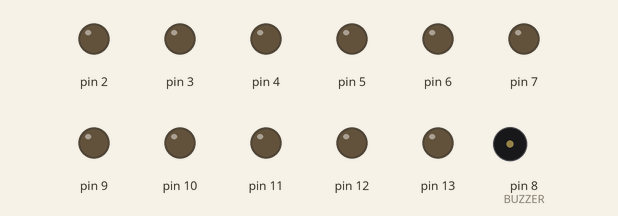
Recording of a sketch running on a simulated Arduino Uno, built with avr-gcc and run on an emulated ATmega328P. On the bench: output pins drawn as LEDs (lit = HIGH), buzzer (waves = sounding).

Above: at 0.1 s.
At 0.6 s:
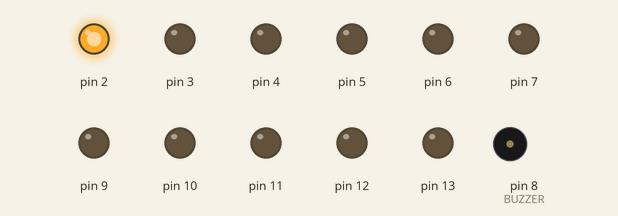
At 1.2 s:
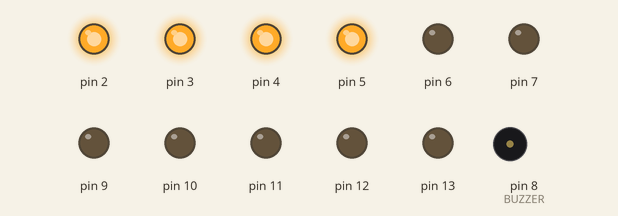
At 2.3 s:
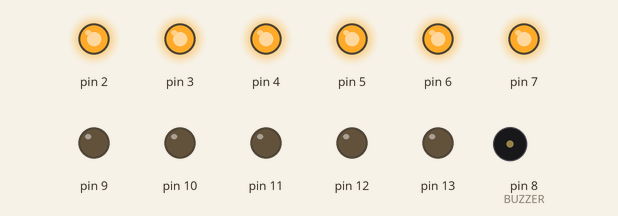
At 28.0 s:
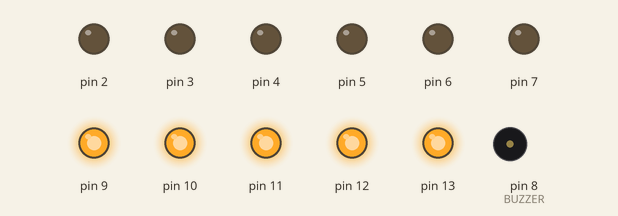
At 36.4 s:
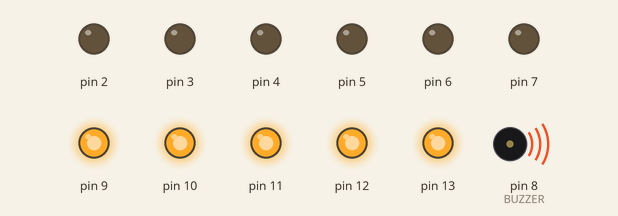
Timing chart, 0 to 40.0 s (numbered marks = the images above):
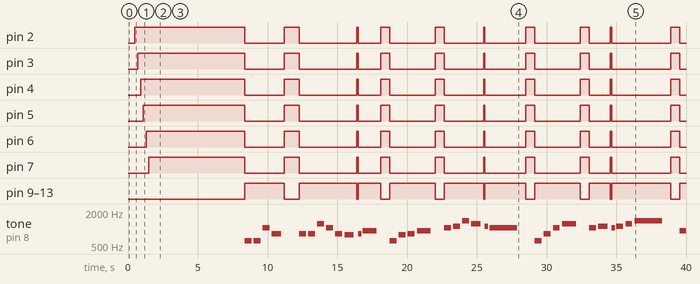

Measured:
- by itself, pin 2: LOW → HIGH at 0.50 s, → LOW 7.9 s later, → HIGH 2.8 s later, → LOW 1.1 s later, … (20 changes in this stretch)
- by itself, pin 3: LOW → HIGH at 0.70 s, → LOW 7.7 s later, → HIGH 2.8 s later, → LOW 1.1 s later, … (20 changes in this stretch)
- by itself, pin 4: LOW → HIGH at 0.90 s, → LOW 7.5 s later, → HIGH 2.8 s later, → LOW 1.1 s later, … (20 changes in this stretch)
- by itself, pin 5: LOW → HIGH at 1.1 s, → LOW 7.3 s later, → HIGH 2.8 s later, → LOW 1.1 s later, … (20 changes in this stretch)
- by itself, pin 6: LOW → HIGH at 1.3 s, → LOW 7.1 s later, → HIGH 2.8 s later, → LOW 1.1 s later, … (20 changes in this stretch)
- by itself, pin 7: LOW → HIGH at 1.5 s, → LOW 6.9 s later, → HIGH 2.8 s later, → LOW 1.1 s later, … (20 changes in this stretch)
- by itself, pin 9–13: LOW → HIGH at 8.4 s, → LOW 2.8 s later, → HIGH 1.1 s later, → LOW 4.1 s later, … (19 changes in this stretch)
- by itself, tone on pin 8 (BUZZER): plays 622 Hz for 0.50 s, 622 Hz for 0.50 s, 1047 Hz for 0.50 s, 831 Hz for 0.67 s, 831 Hz for 0.50 s, 831 Hz for 0.50 s … (33 notes in this stretch)

The sketch:

NegarakuVocalHigh.ino
```cpp
/*
 * This code will play a melody - Negaraku https://www.youtube.com/watch?v=AMDlAXdyKZM
 * using Maker Uno.
 *
 * Maker Uno: https://www.cytron.io/p-maker-uno
 *
 * Created by:
 * 19 Mar 2018   Idris   Cytron Technologies
 */

#include "pitches.h"

#define BUZZER  8

#define TEMPO 2000

int pin = 0;

// notes in the melody:
int melody[] = {
  0, 0, 0, 0, 0, 0, 0,
  0, 0, 0, 0, 0, 0, 0, 0, 0,

  NOTE_DS5, NOTE_DS5, NOTE_C6, NOTE_GS5, 0, 0, 0, NOTE_GS5, NOTE_GS5, NOTE_DS6, NOTE_C6, NOTE_GS5,
  NOTE_G5, 0, NOTE_GS5, NOTE_AS5, 0,

  NOTE_DS5, NOTE_G5, NOTE_GS5, NOTE_AS5, 0, NOTE_C6, NOTE_CS6, NOTE_F6, NOTE_DS6, 0, NOTE_CS6, NOTE_C6,
  0,

  NOTE_DS5, NOTE_GS5, NOTE_C6, NOTE_DS6, 0, NOTE_C6, NOTE_CS6, 0, NOTE_C6, NOTE_CS6, NOTE_DS6, NOTE_F6,
  0,

  NOTE_AS5, NOTE_CS6, NOTE_F6, NOTE_DS6, 0, NOTE_C6, NOTE_DS6, NOTE_D6, NOTE_CS6, 0, NOTE_AS5, NOTE_C6,
  0,

  NOTE_DS5, NOTE_GS5, NOTE_C6, NOTE_DS6, 0, NOTE_C6, NOTE_CS6, 0, NOTE_C6, NOTE_CS6, NOTE_DS6, NOTE_F6,
  0,

  NOTE_AS5, NOTE_CS6, NOTE_F6, NOTE_DS6, 0, NOTE_C6, NOTE_DS6, NOTE_D6, NOTE_CS6, 0, NOTE_G5, NOTE_GS5,
  0,
};

// note durations: 4 = quarter note, 8 = eighth note, etc.:
int noteDurations[] = {
  2, 16, 16, 8, 8, 8, 8,
  3, 24, 16, 16, 8, 8, 8, 8, 4, // 16

  4, 4, 4, 3, 24, 8, 4, 4, 4, 4, 4, 4,
  3, 24, 8, 2, 4, // 17

  4, 4, 4, 2, 4, 4, 4, 4, 3, 24, 8, 1,
  4, // 13

  4, 4, 4, 2, 4, 4, 3, 24, 8, 4, 4, 1,
  4, // 13

  4, 4, 4, 2, 4, 4, 4, 4, 3, 24, 8, 1,
  4, // 13

  4, 4, 4, 2, 4, 4, 3, 24, 8, 4, 4, 1,
  4, // 13

  4, 4, 4, 2, 4, 4, 4, 4, 3, 24, 8, 1,
  4, // 13
};

void setup()
{
  for (pin = 2; pin < 14; pin++) {
    pinMode(pin, OUTPUT);
  }

  delay(500);

  for (pin = 2; pin < 8; pin++) {
    digitalWrite(pin, HIGH);
    delay(200);
  }

  delay(500);

  // iterate over the notes of the melody:
  for (int thisNote = 0; thisNote < 98; thisNote++) {

    // to calculate the note duration, take one second divided by the note type.
    //e.g. quarter note = 1000 / 4, eighth note = 1000/8, etc.
    int noteDuration = TEMPO / noteDurations[thisNote];
    tone(BUZZER, melody[thisNote], noteDuration);

    if (melody[thisNote] == 0) {
      LEDs(LOW);
    }
    else {
      LEDs(HIGH);
    }

    // to distinguish the notes, set a minimum time between them.
    // the note's duration + 30% seems to work well:
    int pauseBetweenNotes = noteDuration * 1.30;
    delay(pauseBetweenNotes);
    // stop the tone playing:
    noTone(BUZZER);
  }
}

void loop()
{

}

void LEDs(boolean ledArray)
{
  if (ledArray == HIGH) {
    for (pin = 2; pin < 8; pin++) {
      digitalWrite(pin, LOW);
    }
    for (pin = 9; pin < 14; pin++) {
      digitalWrite(pin, HIGH);
    }
  }
  else {
    for (pin = 2; pin < 8; pin++) {
      digitalWrite(pin, HIGH);
    }
    for (pin = 9; pin < 14; pin++) {
      digitalWrite(pin, LOW);
    }
  }
}
```

pitches.h
```cpp
/*************************************************
 * Public Constants
 *************************************************/

#define NOTE_B0  31
#define NOTE_C1  33
#define NOTE_CS1 35
#define NOTE_D1  37
#define NOTE_DS1 39
#define NOTE_E1  41
#define NOTE_F1  44
#define NOTE_FS1 46
#define NOTE_G1  49
#define NOTE_GS1 52
#define NOTE_A1  55
#define NOTE_AS1 58
#define NOTE_B1  62
#define NOTE_C2  65
#define NOTE_CS2 69
#define NOTE_D2  73
#define NOTE_DS2 78
#define NOTE_E2  82
#define NOTE_F2  87
#define NOTE_FS2 93
#define NOTE_G2  98
#define NOTE_GS2 104
#define NOTE_A2  110
#define NOTE_AS2 117
#define NOTE_B2  123
#define NOTE_C3  131
#define NOTE_CS3 139
#define NOTE_D3  147
#define NOTE_DS3 156
#define NOTE_E3  165
#define NOTE_F3  175
#define NOTE_FS3 185
#define NOTE_G3  196
#define NOTE_GS3 208
#define NOTE_A3  220
#define NOTE_AS3 233
#define NOTE_B3  247
#define NOTE_C4  262
#define NOTE_CS4 277
#define NOTE_D4  294
#define NOTE_DS4 311
#define NOTE_E4  330
#define NOTE_F4  349
#define NOTE_FS4 370
#define NOTE_G4  392
#define NOTE_GS4 415
#define NOTE_A4  440
#define NOTE_AS4 466
#define NOTE_B4  494
#define NOTE_C5  523
#define NOTE_CS5 554
#define NOTE_D5  587
#define NOTE_DS5 622
#define NOTE_E5  659
#define NOTE_F5  698
#define NOTE_FS5 740
#define NOTE_G5  784
#define NOTE_GS5 831
#define NOTE_A5  880
#define NOTE_AS5 932
#define NOTE_B5  988
#define NOTE_C6  1047
#define NOTE_CS6 1109
#define NOTE_D6  1175
#define NOTE_DS6 1245
#define NOTE_E6  1319
#define NOTE_F6  1397
#define NOTE_FS6 1480
#define NOTE_G6  1568
#define NOTE_GS6 1661
#define NOTE_A6  1760
#define NOTE_AS6 1865
#define NOTE_B6  1976
#define NOTE_C7  2093
#define NOTE_CS7 2217
#define NOTE_D7  2349
#define NOTE_DS7 2489
#define NOTE_E7  2637
#define NOTE_F7  2794
#define NOTE_FS7 2960
#define NOTE_G7  3136
#define NOTE_GS7 3322
#define NOTE_A7  3520
#define NOTE_AS7 3729
#define NOTE_B7  3951
#define NOTE_C8  4186
#define NOTE_CS8 4435
#define NOTE_D8  4699
#define NOTE_DS8 4978
```
